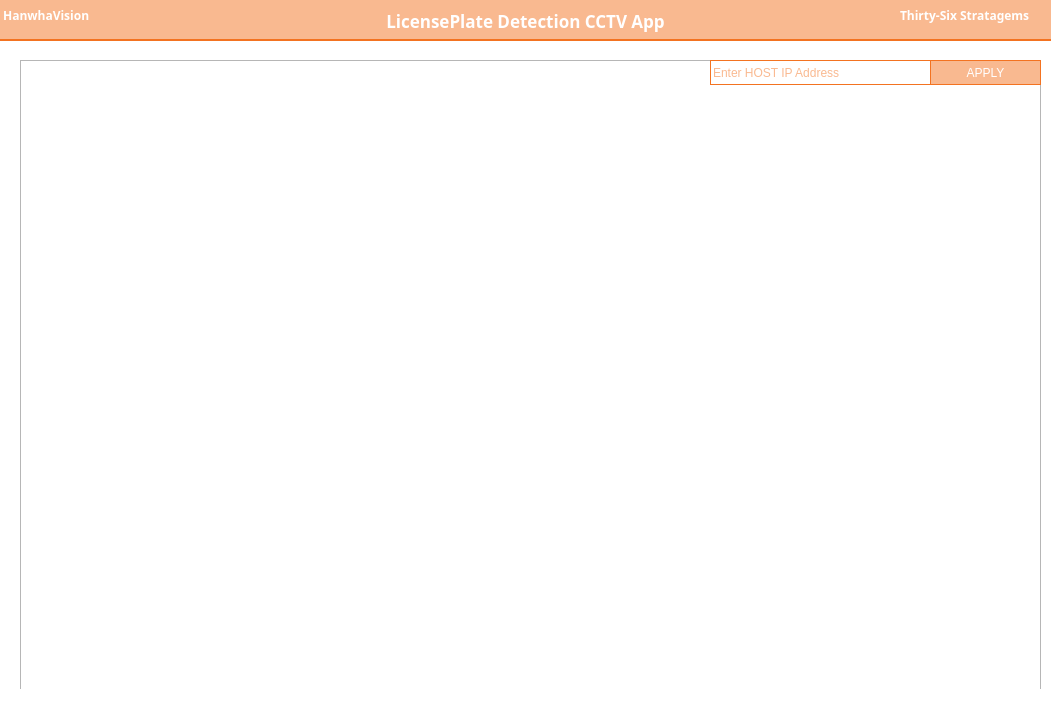
<?xml version="1.0" encoding="UTF-8"?>
<ui version="4.0">
 <class>MainWindow</class>
 <widget class="QMainWindow" name="MainWindow">
  <property name="geometry">
   <rect>
    <x>0</x>
    <y>0</y>
    <width>1052</width>
    <height>711</height>
   </rect>
  </property>
  <property name="windowTitle">
   <string>MainWindow</string>
  </property>
  <property name="styleSheet">
   <string notr="true">background-color: rgb(255, 255, 255);</string>
  </property>
  <widget class="QWidget" name="centralwidget">
   <widget class="QTabWidget" name="tabWidget">
    <property name="geometry">
     <rect>
      <x>20</x>
      <y>60</y>
      <width>1021</width>
      <height>631</height>
     </rect>
    </property>
    <property name="styleSheet">
     <string notr="true">QTabWidget#tabWidget::pane {
    background-color: rgb(255, 255, 255);
    /*border: none;*/
	border:1px dashed rgb(243,115,33);
	
}

QTabWidget#tabWidget &gt; QTabBar::tab {
    font: 9pt &quot;Sans Serif&quot;;
    background-color: rgba(243,115,33,0.5);
    color: transparent;
    padding: 0px;
    margin-right: 5px;
    width: 120px;
    height: 30px;
    background-repeat: no-repeat;
    background-position: center;
}

QTabWidget#tabWidget &gt; QTabBar::tab:first {
    background-color: rgba(243,115,33,0.1);
    background-image: url(:/images/video2.png);
    color: transparent;
}

QTabWidget#tabWidget &gt; QTabBar::tab:first:selected {
    background: none;
    background-color: rgba(243,115,33,0.5);
    background-image: transparent;
    color: rgb(0, 0, 0);
    font: 500 12pt &quot;Quicksand Medium&quot;;
    padding: 0px;
}

QTabWidget#tabWidget &gt; QTabBar::tab:last {
    background-color: rgba(243,115,33,0.1);
    background-image: url(:/images/search5.png);
    color: transparent;
}

QTabWidget#tabWidget &gt; QTabBar::tab:last:selected {
    background: none;
    background-color: rgba(243,115,33,0.5);
    background-image: none;
    color: rgb(0, 0, 0);
    font: 500 12pt &quot;Quicksand Medium&quot;;
    padding: 0px;
}

QTabWidget#tabWidget &gt; QTabBar::tab:hover {
    background: none;
    background-color: rgb(223, 223, 223);
    background-image: none;
    color: rgb(255, 255, 255);
    font: 500 10pt &quot;Quicksand Medium&quot;;
}</string>
    </property>
    <property name="tabPosition">
     <enum>QTabWidget::North</enum>
    </property>
    <property name="currentIndex">
     <number>-1</number>
    </property>
   </widget>
   <widget class="QLabel" name="guideLabel">
    <property name="geometry">
     <rect>
      <x>0</x>
      <y>0</y>
      <width>1051</width>
      <height>41</height>
     </rect>
    </property>
    <property name="font">
     <font>
      <family>Quicksand Medium</family>
      <pointsize>13</pointsize>
      <italic>false</italic>
      <bold>true</bold>
     </font>
    </property>
    <property name="styleSheet">
     <string notr="true">color: rgb(255, 255, 255);
font: 500 bold 13pt &quot;Quicksand Medium&quot;;
background-color: rgba(243,115,33,0.5);
border-bottom:2px solid rgb(243,115,33);
text-align: center; /* 수평 중앙 정렬 */</string>
    </property>
    <property name="text">
     <string>LicensePlate Detection CCTV App</string>
    </property>
    <property name="alignment">
     <set>Qt::AlignCenter</set>
    </property>
   </widget>
   <widget class="QLabel" name="teamLogo">
    <property name="enabled">
     <bool>true</bool>
    </property>
    <property name="geometry">
     <rect>
      <x>900</x>
      <y>0</y>
      <width>151</width>
      <height>31</height>
     </rect>
    </property>
    <property name="font">
     <font>
      <family>UnDotum</family>
      <pointsize>9</pointsize>
      <italic>false</italic>
      <bold>true</bold>
     </font>
    </property>
    <property name="styleSheet">
     <string notr="true">background-color:transparent;
color: rgb(255, 255, 255);

font: bold 9pt &quot;UnDotum&quot;;</string>
    </property>
    <property name="text">
     <string>Thirty-Six Stratagems </string>
    </property>
   </widget>
   <widget class="QLabel" name="hanwhaLogo">
    <property name="enabled">
     <bool>true</bool>
    </property>
    <property name="geometry">
     <rect>
      <x>0</x>
      <y>0</y>
      <width>161</width>
      <height>31</height>
     </rect>
    </property>
    <property name="font">
     <font>
      <family>UnDotum</family>
      <pointsize>9</pointsize>
      <italic>false</italic>
      <bold>true</bold>
     </font>
    </property>
    <property name="styleSheet">
     <string notr="true">background-color:transparent;
color: rgb(255, 255, 255);

font: bold 9pt &quot;UnDotum&quot;;</string>
    </property>
    <property name="text">
     <string> HanwhaVision</string>
    </property>
   </widget>
   <widget class="QLineEdit" name="lineEdit_host">
    <property name="geometry">
     <rect>
      <x>710</x>
      <y>60</y>
      <width>221</width>
      <height>25</height>
     </rect>
    </property>
    <property name="styleSheet">
     <string notr="true">	color:  rgb(243,115,33);
	background-color:white;
	border:1px solid rgb(243,115,33);
	font: 500 9pt &quot;Quicksand Medium&quot;;
</string>
    </property>
    <property name="placeholderText">
     <string>Enter HOST IP Address</string>
    </property>
   </widget>
   <widget class="QPushButton" name="pushButton_apply">
    <property name="geometry">
     <rect>
      <x>930</x>
      <y>60</y>
      <width>111</width>
      <height>25</height>
     </rect>
    </property>
    <property name="styleSheet">
     <string notr="true">color: rgb(255, 255, 255);
background-color:rgba(243,115,33,0.5);
border:1px solid rgb(243,115,33);
font: 500 bold 10pt &quot;Quicksand Medium&quot;;</string>
    </property>
    <property name="text">
     <string>APPLY</string>
    </property>
   </widget>
  </widget>
  <widget class="QStatusBar" name="statusbar"/>
 </widget>
 <resources/>
 <connections/>
</ui>
